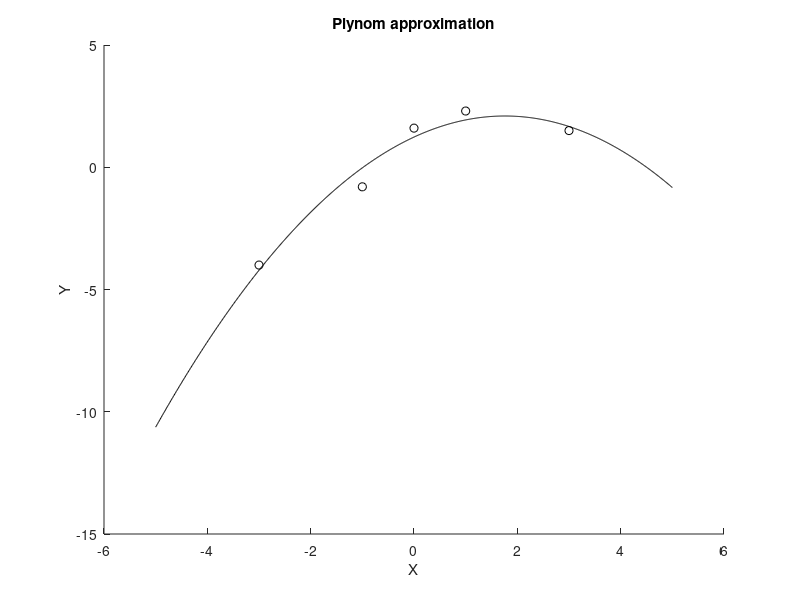

Write MATLAB code to recreate this figure. (Note: this script raises an error after producing the figure.)
X = [-3 -1 0 1 3];
Y = [-4 -0.8 1.6 2.3 1.5];
xlabel('X');
ylabel('Y');
hold on
plot(X,Y,'ko')
t = -5 : 0.01 : 5;
c2 = polyfit(X,Y,2);
y2 = polyval(c2,t);
plot(t, y2, 'k-')
title('Plynom approximation');
legend('Data','2nd degree approx.',0)